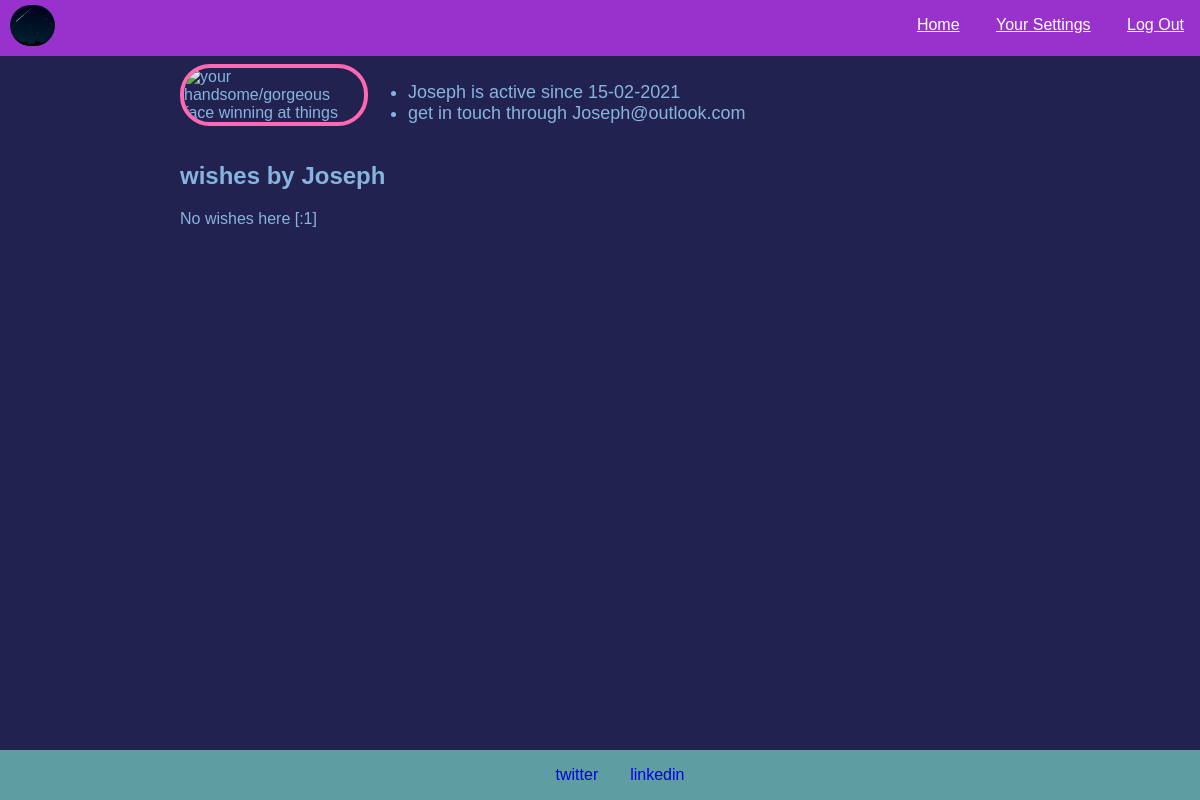
Page /user/1/wishes on the committed database.
### app.py (models this page shows)
class User(db.Model):
    id = db.Column(db.Integer, primary_key=True)
    username = db.Column(db.String(20), nullable=False)
    password = db.Column(db.String(100), nullable=False)
    email = db.Column(db.String(40), nullable=False)
    active = db.Column(db.DateTime, default=datetime.now)
    products = db.relationship("Product", backref="user")

### app.py (the view)
@app.route("/user/<int:id>/wishes", methods = ["GET", "POST"])
def view_user(id):
    if request.method == "POST":
        visitor = session["user_id"]
        card_id = request.form.get("card_id")
        print(f"This is the id of the present you postulated to: {card_id}")
        candidate = Candidate(
            product_id = card_id,
            candidate_id = visitor
        )
        db.session.add(candidate)
        db.session.commit()
        flash(f"You've postulated to the wish #{card_id}")
        return redirect("/")
    else:
        visited_user = User.query.get_or_404(id)
        print(f"Name of visited user: {visited_user.username}.\n * Visited_user products:\n{visited_user.products}")
        vu_cards = visited_user.products # does not filter checked-out products
        is_available = []
        for prod in vu_cards:
            checked = Checked.query.filter_by(product_id = prod.id).first()
            if checked==None:
                is_available.append(prod)
        cards_dict = {}
        for card in is_available:
            count = len(Candidate.query.filter_by(product_id=card.id).all())
            dk = str(card.id)
            cards_dict[dk] = count
        return render_template("viewuser.html", user=visited_user, counter=cards_dict, available=is_available)

### app.py (called while the page is built)
@app.template_filter()
def datetimeformat(date, format='%d-%m-%Y'):
    return date.strftime(format)

@app.after_request
def after_request(response):
    response.headers["Cache-Control"] = "no-cache, no-store, must-revalidate"
    response.headers["Expires"] = 0
    response.headers["Pragma"] = "no-cache"
    return response

### templates/viewuser.html
{% extends 'base.html' %}
{% block main %}
<div class="feature">
  <div class="feature-img">
    <img src="/static/images/{{user.id}}.jpg" alt="your handsome/gorgeous face winning at things" class="profile-pic">
  </div>
  <div class="feature-text">
    <ul>
      <li>{{user.username}} is active since {{user.active|datetimeformat}}</li>
      <li>get in touch through {{user.email}}</li>
    </ul>
  </div>
</div>
<h2>wishes by {{user.username}}</h2>
{% if user.products|length>0 %}
  <div class="cards-container">
      {% for card in user.products %}
      {% if card in available %}
      <div class="visited-card">
        <h3 class="card-title">{{card.name}}</h3>
        <p>Created: {{card.created|datetimeformat}}</p>
        <div class="card-info-div">
          <div class="count-div">{{counter[(card.id)|string]}}</div>
          <button onclick="window.open('{{card.link}}','_blank');" class="view-btn" type="button">View</button>
        </div>
        <form action="{{url_for('view_user', id=user.id)}}" method="POST">
          <input type="text" name="card_id" value="{{card.id}}"hidden>
          <input type="submit" value="Say Present" class="card-submit-btn">
        </form>
      </div>
      {% endif %}
      {% endfor %}
  </div>
{% else %}
<p>No wishes here [:1]</p>
{% endif %}
{% endblock %}

### static/styles.css (style rules this page uses)
body, html { margin:0; height:100%; position:relative; }
.feature { display:flex; justify-items:space-between; }
.feature-text { font-size:large; }
.profile-pic { max-width:180px; border-radius:30px; border:4px solid hotpink; }

### rows in the picture
User: username "Joseph", active "15-02-2021", email "Joseph@outlook.com"
